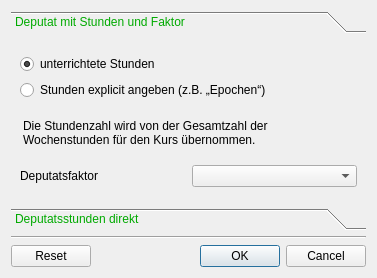
<?xml version="1.0" encoding="UTF-8"?>
<ui version="4.0">
 <class>Dialog</class>
 <widget class="QDialog" name="Dialog">
  <property name="geometry">
   <rect>
    <x>0</x>
    <y>0</y>
    <width>377</width>
    <height>278</height>
   </rect>
  </property>
  <property name="windowTitle">
   <string>Dialog</string>
  </property>
  <layout class="QVBoxLayout" name="verticalLayout_3">
   <item>
    <widget class="QToolBox" name="toolBox">
     <property name="styleSheet">
      <string notr="true">QToolBox::tab {
	color: rgb(0, 170, 0);
}
</string>
     </property>
     <property name="frameShape">
      <enum>QFrame::NoFrame</enum>
     </property>
     <property name="lineWidth">
      <number>1</number>
     </property>
     <property name="currentIndex">
      <number>0</number>
     </property>
     <property name="tabSpacing">
      <number>12</number>
     </property>
     <widget class="QWidget" name="page">
      <property name="geometry">
       <rect>
        <x>0</x>
        <y>0</y>
        <width>373</width>
        <height>181</height>
       </rect>
      </property>
      <attribute name="label">
       <string>Deputat mit Stunden und Faktor</string>
      </attribute>
      <layout class="QVBoxLayout" name="verticalLayout_5">
       <item>
        <layout class="QVBoxLayout" name="verticalLayout">
         <item>
          <widget class="QRadioButton" name="rb_implicit">
           <property name="text">
            <string>unterrichtete Stunden</string>
           </property>
           <property name="checked">
            <bool>true</bool>
           </property>
          </widget>
         </item>
         <item>
          <widget class="QRadioButton" name="rb_explicit">
           <property name="text">
            <string>Stunden explicit angeben (z.B. „Epochen“)</string>
           </property>
          </widget>
         </item>
         <item>
          <widget class="QStackedWidget" name="stackedWidget">
           <property name="currentIndex">
            <number>1</number>
           </property>
           <widget class="QWidget" name="page_2">
            <layout class="QHBoxLayout" name="horizontalLayout_2">
             <item>
              <widget class="QLabel" name="label1">
               <property name="text">
                <string>Anzahl</string>
               </property>
               <property name="buddy">
                <cstring>workload</cstring>
               </property>
              </widget>
             </item>
             <item>
              <widget class="QSpinBox" name="nlessons">
               <property name="enabled">
                <bool>true</bool>
               </property>
               <property name="minimum">
                <number>1</number>
               </property>
               <property name="maximum">
                <number>50</number>
               </property>
               <property name="value">
                <number>1</number>
               </property>
              </widget>
             </item>
            </layout>
           </widget>
           <widget class="QWidget" name="page_4">
            <layout class="QVBoxLayout" name="verticalLayout_4">
             <property name="leftMargin">
              <number>3</number>
             </property>
             <property name="topMargin">
              <number>3</number>
             </property>
             <property name="rightMargin">
              <number>3</number>
             </property>
             <property name="bottomMargin">
              <number>3</number>
             </property>
             <item>
              <widget class="QLabel" name="label_2">
               <property name="text">
                <string>Die Stundenzahl wird von der Gesamtzahl der Wochenstunden für den Kurs übernommen.</string>
               </property>
               <property name="wordWrap">
                <bool>true</bool>
               </property>
              </widget>
             </item>
            </layout>
           </widget>
          </widget>
         </item>
         <item>
          <layout class="QHBoxLayout" name="horizontalLayout_3">
           <item>
            <widget class="QLabel" name="label2">
             <property name="text">
              <string>Deputatsfaktor</string>
             </property>
             <property name="buddy">
              <cstring>pay_factor</cstring>
             </property>
            </widget>
           </item>
           <item>
            <widget class="QComboBox" name="pay_factor">
             <property name="toolTip">
              <string>&lt;html&gt;&lt;head/&gt;&lt;body&gt;&lt;p&gt;Um das Deputat für einen „Kurs“ zu errechnen, wird die Stundenzahl mit diesem Faktor multipliziert.&lt;/p&gt;&lt;/body&gt;&lt;/html&gt;</string>
             </property>
            </widget>
           </item>
          </layout>
         </item>
        </layout>
       </item>
      </layout>
     </widget>
     <widget class="QWidget" name="page_3">
      <property name="geometry">
       <rect>
        <x>0</x>
        <y>0</y>
        <width>355</width>
        <height>136</height>
       </rect>
      </property>
      <attribute name="label">
       <string>Deputatsstunden direkt</string>
      </attribute>
      <layout class="QVBoxLayout" name="verticalLayout_2">
       <item>
        <layout class="QHBoxLayout" name="horizontalLayout">
         <item>
          <widget class="QLabel" name="label">
           <property name="text">
            <string>Deputatsstunden</string>
           </property>
          </widget>
         </item>
         <item>
          <widget class="QDoubleSpinBox" name="payment">
           <property name="decimals">
            <number>3</number>
           </property>
           <property name="maximum">
            <double>50.000000000000000</double>
           </property>
          </widget>
         </item>
        </layout>
       </item>
      </layout>
     </widget>
    </widget>
   </item>
   <item>
    <widget class="Line" name="line">
     <property name="orientation">
      <enum>Qt::Horizontal</enum>
     </property>
    </widget>
   </item>
   <item>
    <widget class="QDialogButtonBox" name="buttonBox">
     <property name="orientation">
      <enum>Qt::Horizontal</enum>
     </property>
     <property name="standardButtons">
      <set>QDialogButtonBox::Cancel|QDialogButtonBox::Ok|QDialogButtonBox::Reset</set>
     </property>
    </widget>
   </item>
  </layout>
 </widget>
 <resources/>
 <connections>
  <connection>
   <sender>buttonBox</sender>
   <signal>accepted()</signal>
   <receiver>Dialog</receiver>
   <slot>accept()</slot>
   <hints>
    <hint type="sourcelabel">
     <x>270</x>
     <y>324</y>
    </hint>
    <hint type="destinationlabel">
     <x>157</x>
     <y>274</y>
    </hint>
   </hints>
  </connection>
  <connection>
   <sender>buttonBox</sender>
   <signal>rejected()</signal>
   <receiver>Dialog</receiver>
   <slot>reject()</slot>
   <hints>
    <hint type="sourcelabel">
     <x>338</x>
     <y>324</y>
    </hint>
    <hint type="destinationlabel">
     <x>286</x>
     <y>274</y>
    </hint>
   </hints>
  </connection>
 </connections>
</ui>
